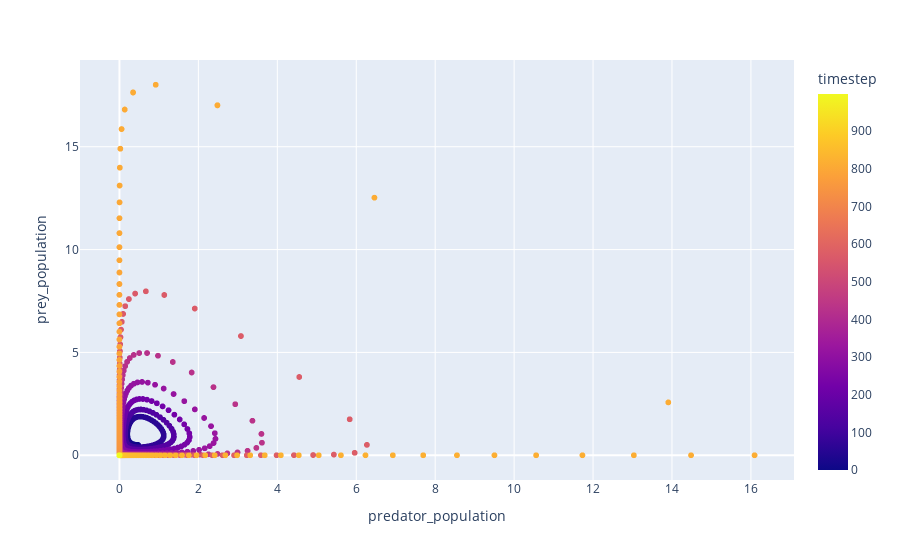

The notebook cell saved with this chart:
### Code cell
import plotly.express as px

px.scatter(df,
           x='predator_population',
           y='prey_population',
           color='timestep')

### Figure 1 — Plotly figure (JSON) as saved in the notebook; plotly's stock layout.template omitted (floating-point values rounded to 4 significant figures; data arrays with more than 128 entries replaced by an {"elided": "..."} marker saying what was removed)
{"data": [{"hovertemplate": "predator_population=%{x}<br>prey_population=%{y}<br>timestep=%{marker.color}<extra></extra>", "legendgroup": "", "marker": {"color": {"elided": "2000 int values"}, "coloraxis": "coloraxis", "symbol": "circle"}, "mode": "markers", "name": "", "showlegend": false, "type": "scattergl", "x": {"elided": "2000 float values"}, "xaxis": "x", "y": {"elided": "2000 float values"}, "yaxis": "y"}], "layout": {"coloraxis": {"colorbar": {"title": {"text": "timestep"}}, "colorscale": [[0, "#0d0887"], [0.1111, "#46039f"], [0.2222, "#7201a8"], [0.3333, "#9c179e"], [0.4444, "#bd3786"], [0.5556, "#d8576b"], [0.6667, "#ed7953"], [0.7778, "#fb9f3a"], [0.8889, "#fdca26"], [1, "#f0f921"]]}, "legend": {"tracegroupgap": 0}, "margin": {"t": 60}, "xaxis": {"anchor": "y", "domain": [0, 1], "title": {"text": "predator_population"}}, "yaxis": {"anchor": "x", "domain": [0, 1], "title": {"text": "prey_population"}}}}
